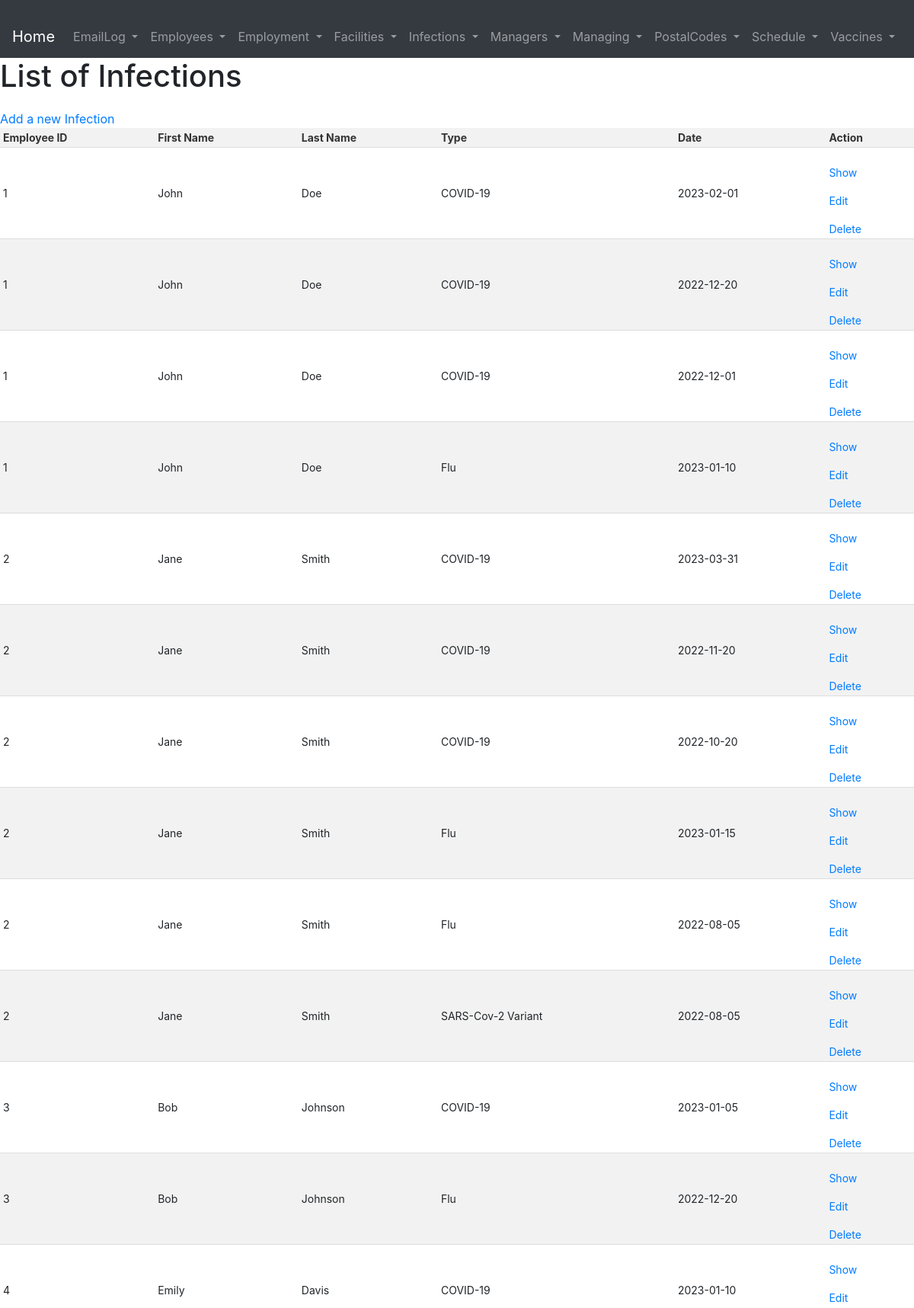
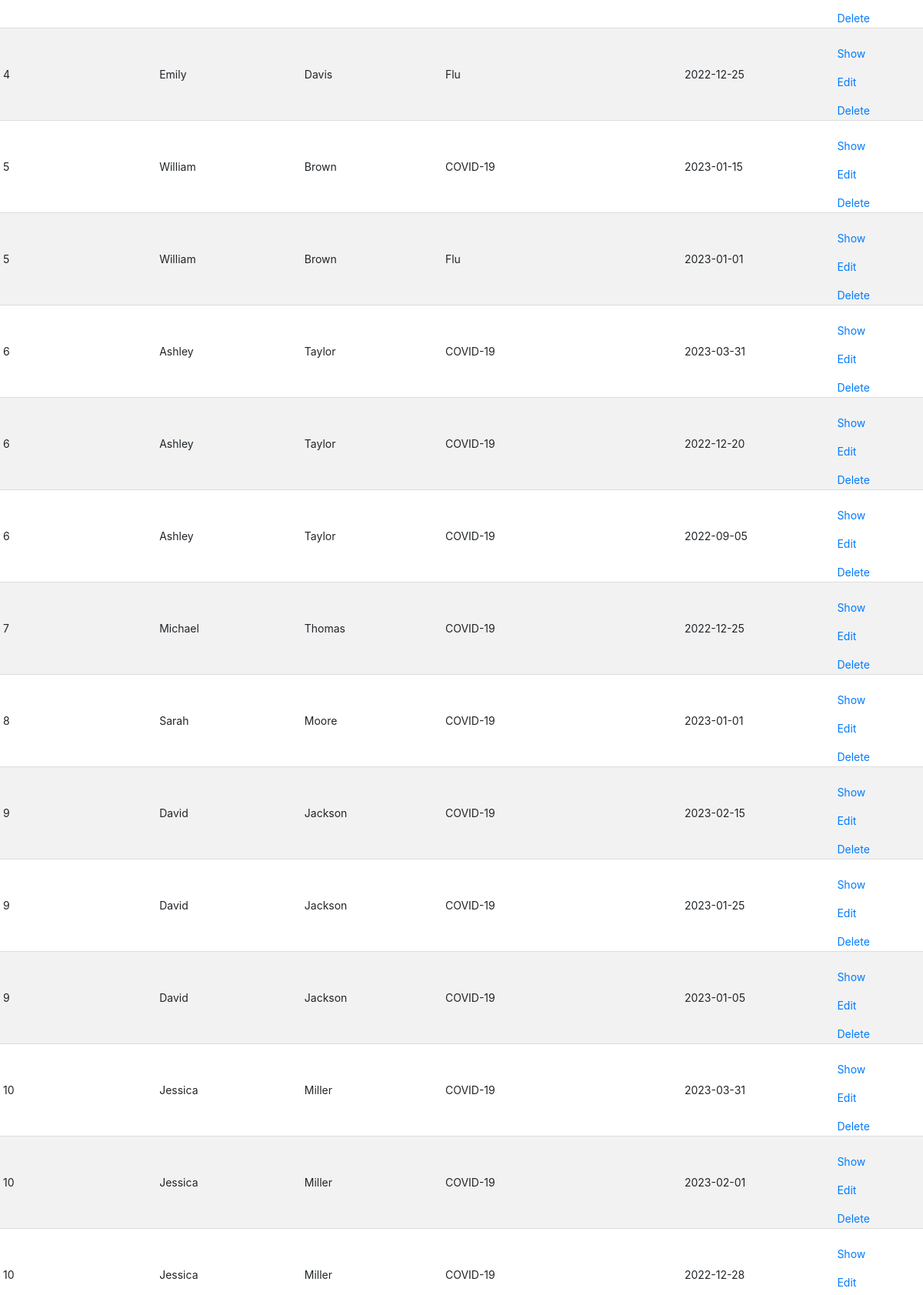
Page /pages/Infections/index.php (upper part) on the committed database (2 pictures, top to bottom).
### tables this page shows
CREATE TABLE Infections (
  EmployeeID INT,
  InfectionID INT NOT NULL,
  Type VARCHAR(255),
  Date DATE,
  PRIMARY KEY (EmployeeID, InfectionID),
  FOREIGN KEY (EmployeeID) REFERENCES Employees(EmployeeID)
);

CREATE TABLE Employees (
  EmployeeID INT PRIMARY KEY,
  FName VARCHAR(255),
  LName VARCHAR(255),
  Role VARCHAR(255),
  DoBirth DATE,
  MedicareNumber VARCHAR(255) NOT NULL UNIQUE,
  Email VARCHAR(255),
  Citizenship VARCHAR(255),
  PhoneNumber VARCHAR(255),
  Address VARCHAR(255),
  PostalCode VARCHAR(255),
  FOREIGN KEY (PostalCode) REFERENCES PostalCodes(PostalCode),
  CHECK (Role IN ('Nurse', 'Doctor', 'Cashier', 'Pharmacist', 'Receptionist', 'Administrative personnel', 'Security personnel', 'Regular employee'))
);

### pages/Infections/index.php (the view, shortened to what this page needs)
<?php require_once '../../database.php';
    include '../header.php';
    $statement = $conn->prepare('SELECT * FROM Infections, Employees WHERE Infections.EmployeeID = Employees.EmployeeID ORDER BY Infections.EmployeeID, Type, Infections.Date DESC');
    $statement->execute();
    mysqli_stmt_bind_result($statement, $row['EmployeeID'], $row['InfectionID'], $row['Type'], $row['Date'], $row['EmployeeID2'], $row['FName'], $row['LName'], $row['Role'], $row['DateOfBirth'], $row['MedicareNumber'], $row['Email'], $row['Citizenship'], $row['PhoneNumber'], $row['Address'], $row['PostalCode'])
?>
<!DOCTYPE html>
<html lang="en">
<head>
    <link rel="stylesheet" href="../../pages/style.css">
</head>
<body>
    <h1>List of Infections</h1>
    <a href="./create.php">Add a new Infection</a>
    <table>
        <thead>
            <tr>
                <th>Employee ID</th>
                <th>First Name</th>
                <th>Last Name</th>
                <th>Type</th>
                <th>Date</th>
                <th>Action</th>
            </tr>
        </thead>
        <tbody>
            <?php while (mysqli_stmt_fetch($statement)) {?>
                <tr>
                    <td><?php echo $row['EmployeeID'] ?></td>
                    <td><?php echo $row['FName'] ?></td>
                    <td><?php echo $row['LName'] ?></td>
                    <td><?php echo $row['Type'] ?></td>
                    <td><?php echo $row['Date'] ?></td>
                    <td>
                        <a href="./show.php?EmployeeID=<?php echo $row["EmployeeID"] ?>&InfectionID=<?php echo $row["InfectionID"] ?>">Show</a>
                        <a href="./edit.php?EmployeeID=<?php echo $row["EmployeeID"] ?>&InfectionID=<?php echo $row["InfectionID"] ?>">Edit</a>
                        <a href="./delete.php?EmployeeID=<?php echo $row["EmployeeID"] ?>&InfectionID=<?php echo $row["InfectionID"] ?>">Delete</a>
                    </td>
                </tr>
            <?php }; ?>
        </tbody>
    </table>
</body>
</html>

### pages/style.css (style rules this page uses)
table { border-collapse: collapse; width: 100%; margin-top: 20px auto; }
th, td { padding: 4px; text-align: left; border-bottom: 1px solid #ddd; font-size: 14px; }
th { background-color: #f2f2f2; color: #333; font-weight: bold; }
tr:nth-child(even) { background-color: #f2f2f2; }
a { display: block; margin-top: 20px; }

### rows in the picture
infections: EmployeeID.EmployeeID "1", EmployeeID.FName "John", EmployeeID.LName "Doe", Type "COVID-19", Date "2023-02-01"
infections: EmployeeID.EmployeeID "1", EmployeeID.FName "John", EmployeeID.LName "Doe", Type "COVID-19", Date "2022-12-20"
infections: EmployeeID.EmployeeID "1", EmployeeID.FName "John", EmployeeID.LName "Doe", Type "COVID-19", Date "2022-12-01"
infections: EmployeeID.EmployeeID "1", EmployeeID.FName "John", EmployeeID.LName "Doe", Type "Flu", Date "2023-01-10"
infections: EmployeeID.EmployeeID "2", EmployeeID.FName "Jane", EmployeeID.LName "Smith", Type "COVID-19", Date "2023-03-31"
infections: EmployeeID.EmployeeID "2", EmployeeID.FName "Jane", EmployeeID.LName "Smith", Type "COVID-19", Date "2022-11-20"
infections: EmployeeID.EmployeeID "2", EmployeeID.FName "Jane", EmployeeID.LName "Smith", Type "COVID-19", Date "2022-10-20"
infections: EmployeeID.EmployeeID "2", EmployeeID.FName "Jane", EmployeeID.LName "Smith", Type "Flu", Date "2023-01-15"
infections: EmployeeID.EmployeeID "2", EmployeeID.FName "Jane", EmployeeID.LName "Smith", Type "Flu", Date "2022-08-05"
infections: EmployeeID.EmployeeID "2", EmployeeID.FName "Jane", EmployeeID.LName "Smith", Type "SARS-Cov-2 Variant", Date "2022-08-05"
infections: EmployeeID.EmployeeID "3", EmployeeID.FName "Bob", EmployeeID.LName "Johnson", Type "COVID-19", Date "2023-01-05"
infections: EmployeeID.EmployeeID "3", EmployeeID.FName "Bob", EmployeeID.LName "Johnson", Type "Flu", Date "2022-12-20"
infections: EmployeeID.EmployeeID "4", EmployeeID.FName "Emily", EmployeeID.LName "Davis", Type "COVID-19", Date "2023-01-10"
infections: EmployeeID.EmployeeID "4", EmployeeID.FName "Emily", EmployeeID.LName "Davis", Type "Flu", Date "2022-12-25"
infections: EmployeeID.EmployeeID "5", EmployeeID.FName "William", EmployeeID.LName "Brown", Type "COVID-19", Date "2023-01-15"
infections: EmployeeID.EmployeeID "5", EmployeeID.FName "William", EmployeeID.LName "Brown", Type "Flu", Date "2023-01-01"
infections: EmployeeID.EmployeeID "6", EmployeeID.FName "Ashley", EmployeeID.LName "Taylor", Type "COVID-19", Date "2023-03-31"
infections: EmployeeID.EmployeeID "6", EmployeeID.FName "Ashley", EmployeeID.LName "Taylor", Type "COVID-19", Date "2022-12-20"
infections: EmployeeID.EmployeeID "6", EmployeeID.FName "Ashley", EmployeeID.LName "Taylor", Type "COVID-19", Date "2022-09-05"
infections: EmployeeID.EmployeeID "7", EmployeeID.FName "Michael", EmployeeID.LName "Thomas", Type "COVID-19", Date "2022-12-25"
infections: EmployeeID.EmployeeID "8", EmployeeID.FName "Sarah", EmployeeID.LName "Moore", Type "COVID-19", Date "2023-01-01"
infections: EmployeeID.EmployeeID "9", EmployeeID.FName "David", EmployeeID.LName "Jackson", Type "COVID-19", Date "2023-02-15"
infections: EmployeeID.EmployeeID "9", EmployeeID.FName "David", EmployeeID.LName "Jackson", Type "COVID-19", Date "2023-01-25"
infections: EmployeeID.EmployeeID "9", EmployeeID.FName "David", EmployeeID.LName "Jackson", Type "COVID-19", Date "2023-01-05"
infections: EmployeeID.EmployeeID "10", EmployeeID.FName "Jessica", EmployeeID.LName "Miller", Type "COVID-19", Date "2023-03-31"
infections: EmployeeID.EmployeeID "10", EmployeeID.FName "Jessica", EmployeeID.LName "Miller", Type "COVID-19", Date "2023-02-01"
infections: EmployeeID.EmployeeID "10", EmployeeID.FName "Jessica", EmployeeID.LName "Miller", Type "COVID-19", Date "2022-12-28"
